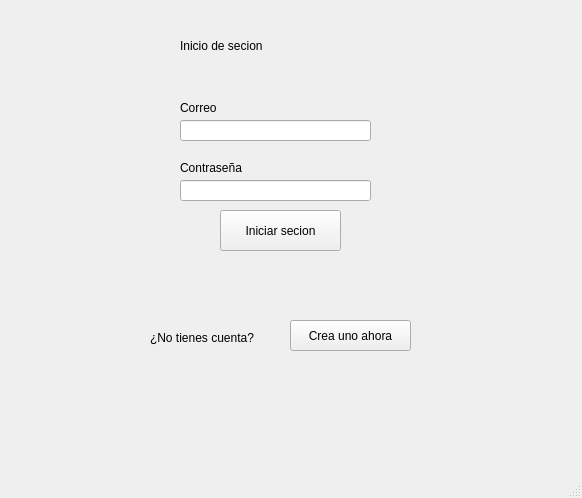
<?xml version="1.0" encoding="UTF-8"?>
<ui version="4.0">
 <class>LoginWindow</class>
 <widget class="QMainWindow" name="LoginWindow">
  <property name="geometry">
   <rect>
    <x>0</x>
    <y>0</y>
    <width>582</width>
    <height>498</height>
   </rect>
  </property>
  <property name="windowTitle">
   <string>MainWindow</string>
  </property>
  <widget class="QWidget" name="centralwidget">
   <widget class="QLabel" name="label">
    <property name="geometry">
     <rect>
      <x>180</x>
      <y>20</y>
      <width>261</width>
      <height>51</height>
     </rect>
    </property>
    <property name="styleSheet">
     <string notr="true">font: 36pt &quot;Arial&quot;;</string>
    </property>
    <property name="text">
     <string>Inicio de secion</string>
    </property>
   </widget>
   <widget class="QLabel" name="label_2">
    <property name="geometry">
     <rect>
      <x>180</x>
      <y>100</y>
      <width>58</width>
      <height>16</height>
     </rect>
    </property>
    <property name="text">
     <string>Correo</string>
    </property>
   </widget>
   <widget class="QLineEdit" name="correo">
    <property name="geometry">
     <rect>
      <x>180</x>
      <y>120</y>
      <width>191</width>
      <height>21</height>
     </rect>
    </property>
   </widget>
   <widget class="QLabel" name="label_3">
    <property name="geometry">
     <rect>
      <x>180</x>
      <y>160</y>
      <width>91</width>
      <height>16</height>
     </rect>
    </property>
    <property name="text">
     <string>Contraseña</string>
    </property>
   </widget>
   <widget class="QLineEdit" name="password">
    <property name="geometry">
     <rect>
      <x>180</x>
      <y>180</y>
      <width>191</width>
      <height>21</height>
     </rect>
    </property>
    <property name="echoMode">
     <enum>QLineEdit::EchoMode::Password</enum>
    </property>
   </widget>
   <widget class="QPushButton" name="inicio_sesion">
    <property name="geometry">
     <rect>
      <x>220</x>
      <y>210</y>
      <width>121</width>
      <height>41</height>
     </rect>
    </property>
    <property name="text">
     <string>Iniciar secion</string>
    </property>
   </widget>
   <widget class="QLabel" name="label_4">
    <property name="geometry">
     <rect>
      <x>150</x>
      <y>330</y>
      <width>121</width>
      <height>16</height>
     </rect>
    </property>
    <property name="text">
     <string>¿No tienes cuenta?</string>
    </property>
   </widget>
   <widget class="QPushButton" name="registro">
    <property name="geometry">
     <rect>
      <x>290</x>
      <y>320</y>
      <width>121</width>
      <height>31</height>
     </rect>
    </property>
    <property name="text">
     <string>Crea uno ahora</string>
    </property>
   </widget>
   <widget class="QLabel" name="error">
    <property name="geometry">
     <rect>
      <x>60</x>
      <y>270</y>
      <width>451</width>
      <height>31</height>
     </rect>
    </property>
    <property name="styleSheet">
     <string notr="true">color: rgb(255, 61, 78)
</string>
    </property>
    <property name="text">
     <string/>
    </property>
   </widget>
  </widget>
  <widget class="QMenuBar" name="menubar">
   <property name="geometry">
    <rect>
     <x>0</x>
     <y>0</y>
     <width>582</width>
     <height>37</height>
    </rect>
   </property>
  </widget>
  <widget class="QStatusBar" name="statusbar"/>
 </widget>
 <resources/>
 <connections/>
</ui>
